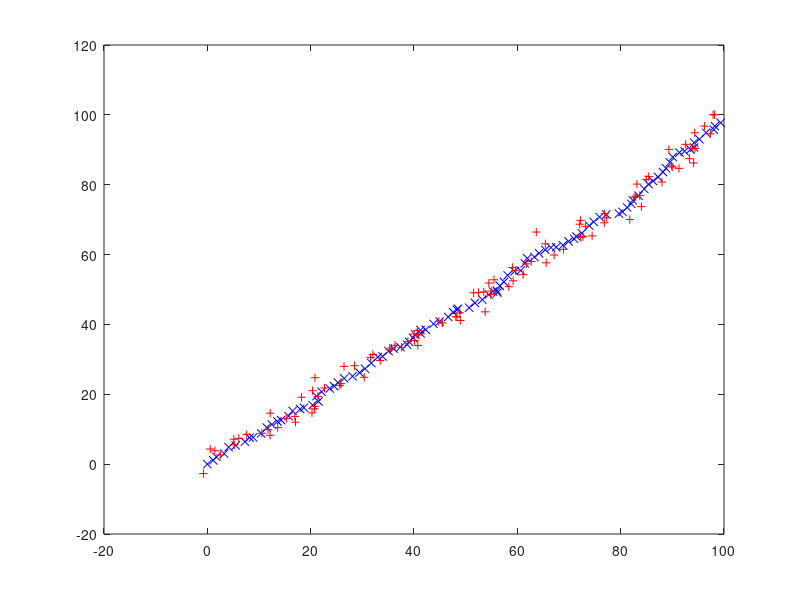

MATLAB code to generate this figure:
x = csvread('x.csv');
y = csvread('y.csv');

a = csvread('a.csv');
b = csvread('b.csv');

plot(x, y, 'xb');
hold;
plot(a, b, '+r');

nx = a - x;
ny = a - y;